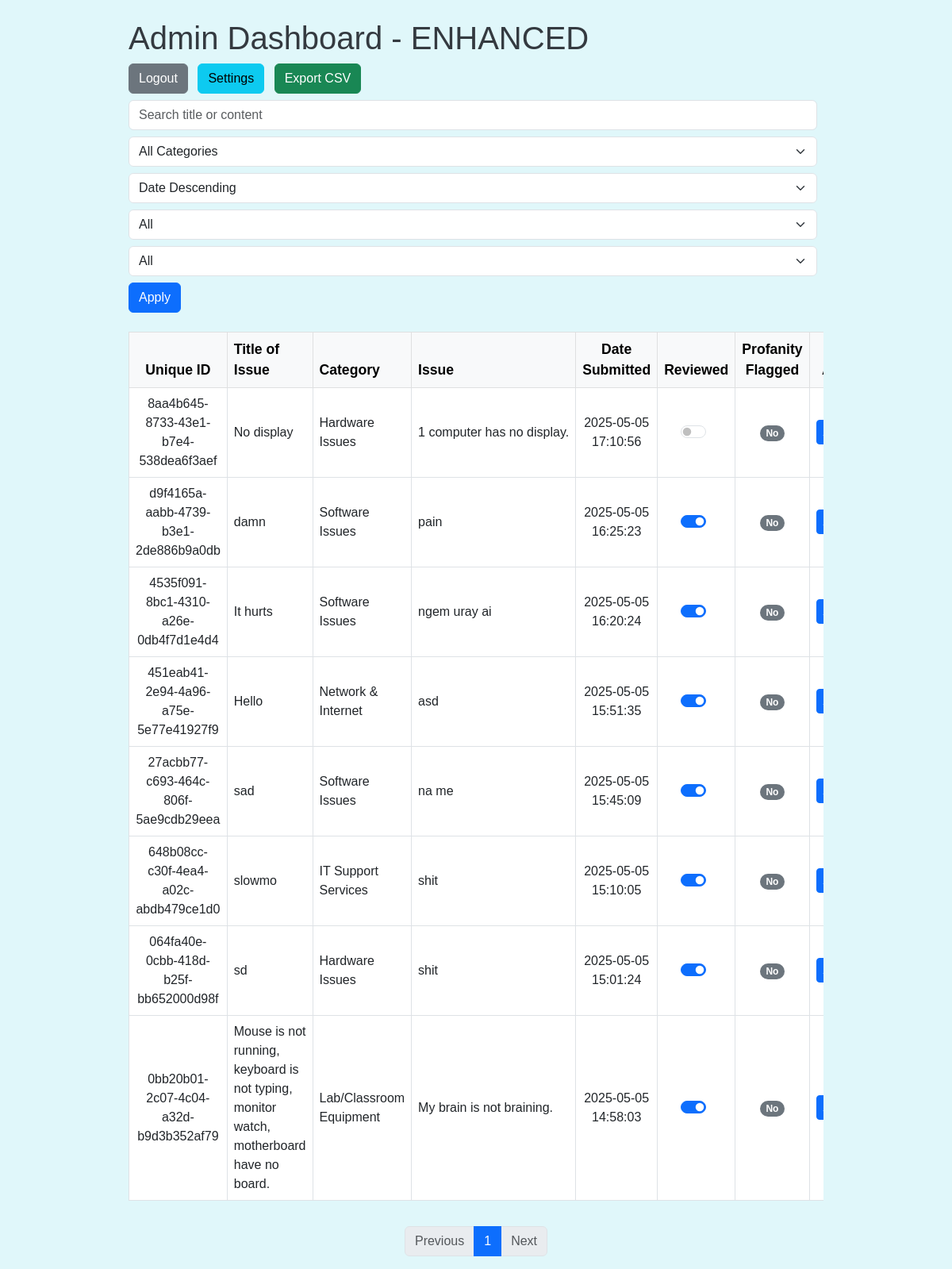
Page /ITDEPT_suggestion/dashboard (signed in) on the earlier database version.
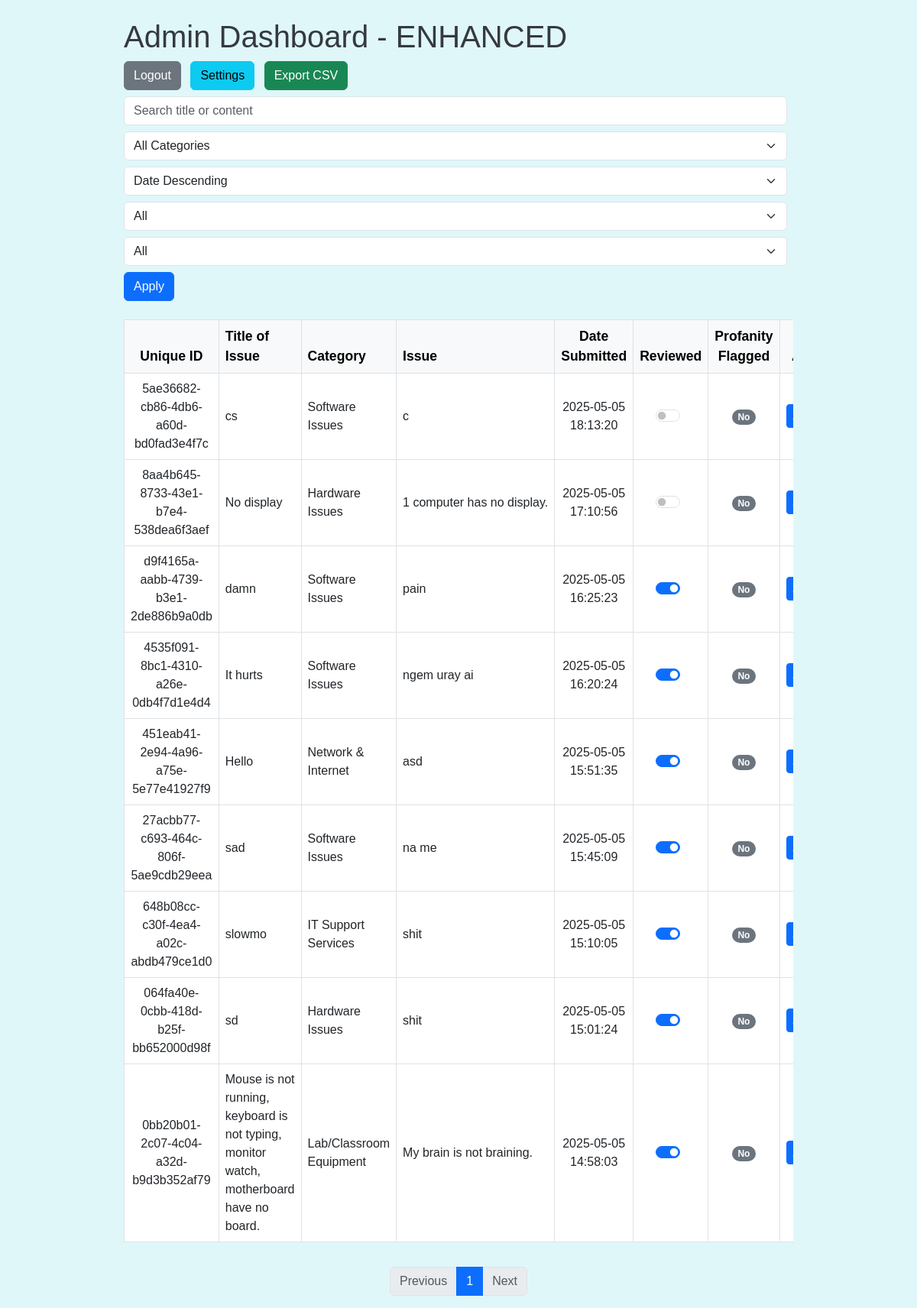
Same page on the later database version.
### app.py (models this page shows)
class Suggestion(db.Model):
    id = db.Column(db.Integer, primary_key=True)
    unique_id = db.Column(db.String(36), unique=True, nullable=False, default=lambda: str(uuid.uuid4()))
    title = db.Column(db.String(255), nullable=False)
    content = db.Column(db.Text, nullable=False)
    category = db.Column(db.String(100), nullable=False)
    date_submitted = db.Column(db.DateTime, default=datetime.datetime.utcnow)
    reviewed = db.Column(db.Boolean, default=False)
    archived = db.Column(db.Boolean, default=False)
    profanity_flagged = db.Column(db.Boolean, default=False)

### app.py (the view)
@app.route('/ITDEPT_suggestion/dashboard')
@login_required
def admin_dashboard():
    sort_by = request.args.get('sort_by', 'date_desc')
    filter_reviewed = request.args.get('filter_reviewed', 'all')
    filter_profanity = request.args.get('filter_profanity', 'all')
    filter_category = request.args.get('filter_category', 'all')
    search_query = request.args.get('search', '').strip()
    page = int(request.args.get('page', 1))
    per_page = 10
    suggestions_query = Suggestion.query.filter_by(archived=False)
    if filter_reviewed == 'reviewed':
        suggestions_query = suggestions_query.filter_by(reviewed=True)
    elif filter_reviewed == 'unreviewed':
        suggestions_query = suggestions_query.filter_by(reviewed=False)
    if filter_profanity == 'flagged':
        suggestions_query = suggestions_query.filter_by(profanity_flagged=True)
    elif filter_profanity == 'not_flagged':
        suggestions_query = suggestions_query.filter_by(profanity_flagged=False)
    if filter_category != 'all':
        suggestions_query = suggestions_query.filter_by(category=filter_category)
    if search_query:
        search_pattern = f"%{search_query}%"
        suggestions_query = suggestions_query.filter(
            (Suggestion.title.ilike(search_pattern)) | (Suggestion.content.ilike(search_pattern))
        )
    if sort_by == 'date_asc':
        suggestions_query = suggestions_query.order_by(Suggestion.date_submitted.asc())
    else:
        suggestions_query = suggestions_query.order_by(Suggestion.date_submitted.desc())
    total = suggestions_query.count()
    suggestions = suggestions_query.offset((page - 1) * per_page).limit(per_page).all()
    total_pages = ceil(total / per_page)
    settings = Settings.query.first()
    profanity_filter_enabled = settings.profanity_filter_enabled if settings else True
    categories = [c[0] for c in db.session.query(Suggestion.category).distinct().all()]
    return render_template('admin_dashboard.html', suggestions=suggestions, profanity_filter_enabled=profanity_filter_enabled,
                           total_pages=total_pages, current_page=page, categories=categories,
                           filter_category=filter_category, search_query=search_query)

### app.py (called while the page is built)
def login_required(f):
    @wraps(f)
    def decorated_function(*args, **kwargs):
        if 'admin_id' not in session:
            flash('Please log in to access this page.', 'warning')
            return redirect(url_for('admin_login'))
        return f(*args, **kwargs)
    return decorated_function

### templates/admin_dashboard.html (shortened to what this page needs)
<!DOCTYPE html>
<html lang="en">
<head>
    <link href="https://cdn.jsdelivr.net/npm/bootstrap@5.3.0/dist/css/bootstrap.min.css" rel="stylesheet" />
    <link rel="stylesheet" href="{{ url_for('static', filename='style.css') }}" />
</head>
<body class="admin-page">
    <div class="container mt-4">
    <h1>Admin Dashboard - ENHANCED</h1>
    <div class="mb-3 d-flex justify-content-between align-items-center flex-wrap">
        <div class="mb-2">
            <a href="{{ url_for('admin_logout') }}" class="btn btn-secondary">Logout</a>
            <a href="{{ url_for('admin_settings') }}" class="btn btn-info ms-2">Settings</a>
            <a href="{{ url_for('export_csv') }}" class="btn btn-success ms-2">Export CSV</a>
        </div>
        <form class="d-flex flex-wrap align-items-center" method="get" action="{{ url_for('admin_dashboard') }}">
            <input type="text" name="search" class="form-control me-2 mb-2" placeholder="Search title or content" value="{{ search_query }}" />
<select name="filter_category" class="form-select me-2 mb-2" onchange="this.form.submit()">
    <option value="all" {% if filter_category == 'all' %}selected{% endif %}>All Categories</option>
</select>
            <select name="sort_by" class="form-select me-2 mb-2" onchange="this.form.submit()">
                <option value="date_desc" {% if request.args.get('sort_by') == 'date_desc' or not request.args.get('sort_by') %}selected{% endif %}>Date Descending</option>
            </select>
            <select name="filter_reviewed" class="form-select me-2 mb-2" onchange="this.form.submit()">
                <option value="all" {% if request.args.get('filter_reviewed') == 'all' or not request.args.get('filter_reviewed') %}selected{% endif %}>All</option>
            </select>
            <select name="filter_profanity" class="form-select me-2 mb-2" onchange="this.form.submit()">
                <option value="all" {% if request.args.get('filter_profanity') == 'all' or not request.args.get('filter_profanity') %}selected{% endif %}>All</option>
            </select>
            <button type="submit" class="btn btn-primary mb-2">Apply</button>
        </form>
    </div>
<div class="table-responsive">
    <table class="table table-bordered align-middle" style="border-color: #dee2e6;">
        <thead class="table-light text-center">
            <tr>
                <th style="font-weight: 700; font-size: 1.1rem;">Unique ID</th>
            <th style="font-weight: 700; font-size: 1.1rem; text-align: left;">Title of Issue</th>
                <th style="font-weight: 700; font-size: 1.1rem; text-align: left;">Category</th>
                <th style="font-weight: 700; font-size: 1.1rem; text-align: left; max-width: 300px; white-space: nowrap; overflow: hidden; text-overflow: ellipsis;" title="Issue">Issue</th>
                <th style="font-weight: 700; font-size: 1.1rem;">Date Submitted</th>
                <th style="font-weight: 700; font-size: 1.1rem;">Reviewed</th>
                <th style="font-weight: 700; font-size: 1.1rem;">Profanity Flagged</th>
                <th style="font-weight: 700; font-size: 1.1rem;">Actions</th>
            </tr>
        </thead>
        <tbody>
            {% for suggestion in suggestions %}
            <tr style="background-color: {% if loop.index0 % 2 == 0 %}#ffffff{% else %}#f8f9fa{% endif %};">
                <td class="text-center">{{ suggestion.unique_id }}</td>
                <td style="text-align: left;">{{ suggestion.title }}</td>
                <td style="text-align: left;">{{ suggestion.category }}</td>
                <td style="text-align: left; max-width: 300px; white-space: nowrap; overflow: hidden; text-overflow: ellipsis;" title="{{ suggestion.content }}">{{ suggestion.content }}</td>
                <td class="text-center">{{ suggestion.date_submitted.strftime('%Y-%m-%d %H:%M:%S') }}</td>
                <td class="text-center">
                    <div class="form-check form-switch d-flex justify-content-center">
                        <form action="{{ url_for('mark_reviewed', suggestion_id=suggestion.id) }}" method="POST" id="reviewed-form-{{ suggestion.id }}">
                            <input class="form-check-input" type="checkbox" id="reviewedSwitch{{ suggestion.id }}" name="reviewed" onchange="document.getElementById('reviewed-form-{{ suggestion.id }}').submit();" {% if suggestion.reviewed %}checked{% endif %} />
                        </form>
                    </div>
                </td>
                <td class="text-center">
                    {% if suggestion.profanity_flagged %}
                        <span class="badge rounded-pill bg-danger">Yes</span>
                    {% else %}
                        <span class="badge rounded-pill bg-secondary">No</span>
                    {% endif %}
                </td>
                <td class="text-center">
                    <div class="btn-group">
                        <button type="button" class="btn btn-sm btn-primary dropdown-toggle" data-bs-toggle="dropdown" aria-expanded="false" title="Actions">
                        </button>
                    </div>
                </td>
            </tr>
            {% else %}
            <tr>
            <td colspan="8" class="text-center">No issues found.</td>
            </tr>
            {% endfor %}
        </tbody>
    </table>
</div>
    </div>
    <nav aria-label="Page navigation" class="mt-3">
        <ul class="pagination justify-content-center">
            {% if current_page > 1 %}
            <li class="page-item">
                <a class="page-link" href="{{ url_for('admin_dashboard', page=current_page-1, sort_by=request.args.get('sort_by'), filter_reviewed=request.args.get('filter_reviewed'), filter_profanity=request.args.get('filter_profanity'), filter_category=filter_category, search=search_query) }}">Previous</a>
            </li>
            {% else %}
            <li class="page-item disabled"><span class="page-link">Previous</span></li>
            {% endif %}
            {% for p in range(1, total_pages + 1) %}
            <li class="page-item {% if p == current_page %}active{% endif %}">
                <a class="page-link" href="{{ url_for('admin_dashboard', page=p, sort_by=request.args.get('sort_by'), filter_reviewed=request.args.get('filter_reviewed'), filter_profanity=request.args.get('filter_profanity'), filter_category=filter_category, search=search_query) }}">{{ p }}</a>
            </li>
            {% endfor %}
            {% if current_page < total_pages %}
            <li class="page-item">
                <a class="page-link" href="{{ url_for('admin_dashboard', page=current_page+1, sort_by=request.args.get('sort_by'), filter_reviewed=request.args.get('filter_reviewed'), filter_profanity=request.args.get('filter_profanity'), filter_category=filter_category, search=search_query) }}">Next</a>
            </li>
            {% else %}
            <li class="page-item disabled"><span class="page-link">Next</span></li>
            {% endif %}
        </ul>
    </nav>
</body>
</html>

### static/style.css (style rules this page uses)
body { background-color: #f8f9fa; font-family: Arial, sans-serif; }
body.admin-page { background-color: #e0f7fa; }
h1, h2, h3 { color: #343a40; }
.container { max-width: 900px; }

Differences in the rows shown:
added Suggestion: unique_id "5ae36682-cb86-4db6-a60d-bd0fad3e4f7c", title "cs", category "Software Issues", content "c", date_submitted "2025-05-05 18:13:20", profanity_flagged "No"
